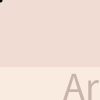
Frame 1 (no input)
Frame 60 (the mouse pressed at the canvas centre just before this capture): identical to frame 1, image omitted
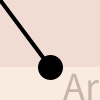
Frame 120 (the mouse held since frame 60 and released just before this capture)

The Processing sketch that drew these frames (run headless with seeded random() and noise(); from frame 60 on, the mouse is pressed at the canvas centre):

// Processing sketch: Arrow
// ── Arrow.pde
class Arrows{
  
  float x=-100;
  float y=-100;
  float vx;
  float vy;
  float power = 0.3;
  
  float xtail,ytail;
 
  
  boolean released = false;
  
  void shoot(){
    released=true;
  }
  void move(){
   if(released){
    x-=vx;
    y-=vy;
    xtail-=vx;
    ytail-=vy;
    }
   if(x>width||x<0) released = false;
   if(y>height||y<0) released = false;
  }
  void hit(){
    released=false;
    x=-100;
    y=-100;
    xtail=0;
    ytail=0;
  }
  
  void pos(float xx, float yy){
    x=xx;
    y=yy;
  }
  void aim(float x1, float y1, float x2, float y2){
    vx=(x2-x1)*power;
    vy=(y2-y1)*power;
    xtail=x2;
    ytail=y2;
   
  }
  
  void showArrow(){
    strokeWeight(25);
    fill(240,5,5);
    point(x,y);
    strokeWeight(4);
    line(x,y,xtail,ytail);
  }
  
  
}
// ── Object.pde


class Object {
  
  float x=-100;
  float y= random(100, (height-(height/2))-150);
  float vx = random(2,10);
  float size=height*0.08;
  float hitC=0;
  
  void reset (){
    vx = random(2,10);
    hitC=0;
  }
  
  void move(){
    x+=vx;
    
    if(x>=width){
      y=random(100,300);
      x=-100;
      }
  }
  
  void show(){
    ellipse(x,y,size,size);
  }
  
  void hit(){
    hitC++;
    x=-100;
    y= random(100, (height-(height/2))-150);
    vx=random(2+hitC,10+hitC);
  }

}
// ── sketch.pde

// By: Hanz Aquino



float fx,fy,lx,ly;
Arrows arr; Object obj;
boolean p = false;
int arrC=10;

boolean gO=false;
void setup(){
  obj = new Object ();
  arr = new Arrows();
}
int Score = 0;

void draw(){
  smooth ();
  play();
  noStroke();
  //rect(10,10,100,75);
  
 if(arrC<0){
    background (0,0,0);
    textSize(200);
    fill(255,255,255);
    textAlign(CENTER);
    text (" Game \n Over ", width/2,-200+height/2);
    textSize(40);
    text("(Tap Anywhere to continue)",width/2,450+ height/2);
    if(mousePressed){
      obj.reset();
      arrC=11; Score=0;
    }
    
  }
}



void play(){
  background (240,220,210);
  fill(250,235,225);
  noStroke();
  rect(0, height, width, -height/3);
  textSize(40);
  fill(200,180,170);
  textAlign(CENTER);
  text("SCORE:",width/2,500);
  text("Arrows: "+arrC,150,100);
  textSize(200);
  text(Score,width/2,700);
  stroke(0,0,0);
  arr.move();
  strokeWeight(3);
 if(p)line(fx,fy,lx,ly);
  arr.showArrow();
  
  obj.move();
  obj.show();
  
  if((obj.x-arr.x)*(obj.x-arr.x)+(obj.y-arr.y)*(obj.y-arr.y)<(obj.size-50)*(obj.size-50)){
    arr.hit();
    obj.hit();
    arrC++;
    Score++;
  }
 
  
  
   
}

void mousePressed(){
  if(!gO){
  fx = mouseX;
  fy = mouseY;
  if(fy<(height-(height/3))) fy=height-(height/3);
  arr.pos(fx,fy);
  p=true;
  }
}

void mouseDragged(){
  if(!gO){
  lx = mouseX;
  ly = mouseY;
  arr.aim(fx,fy,lx,ly);
  }
}

void mouseReleased(){
  p=false;
  if(arrC>0){
  arr.shoot();
  }
  arrC--;
}
